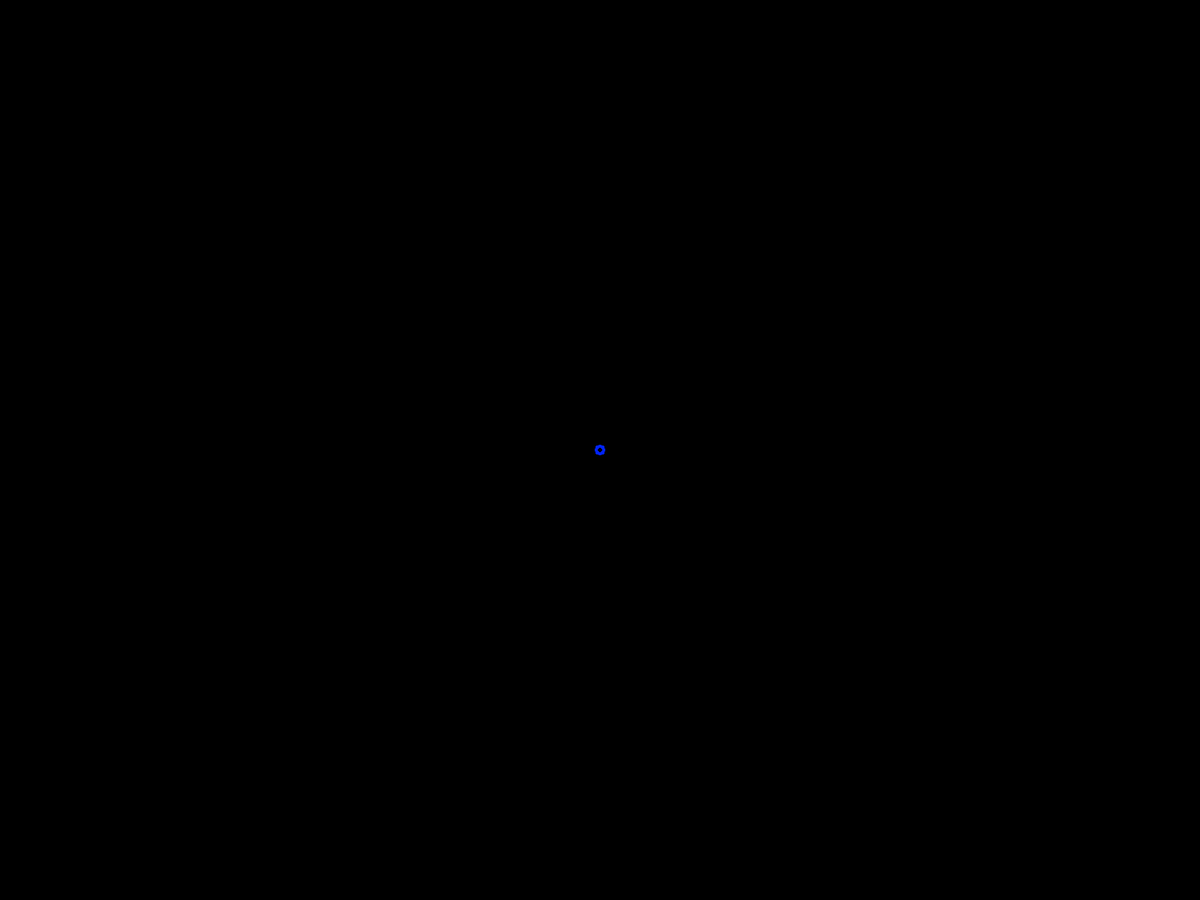
Frame 1 (no input)
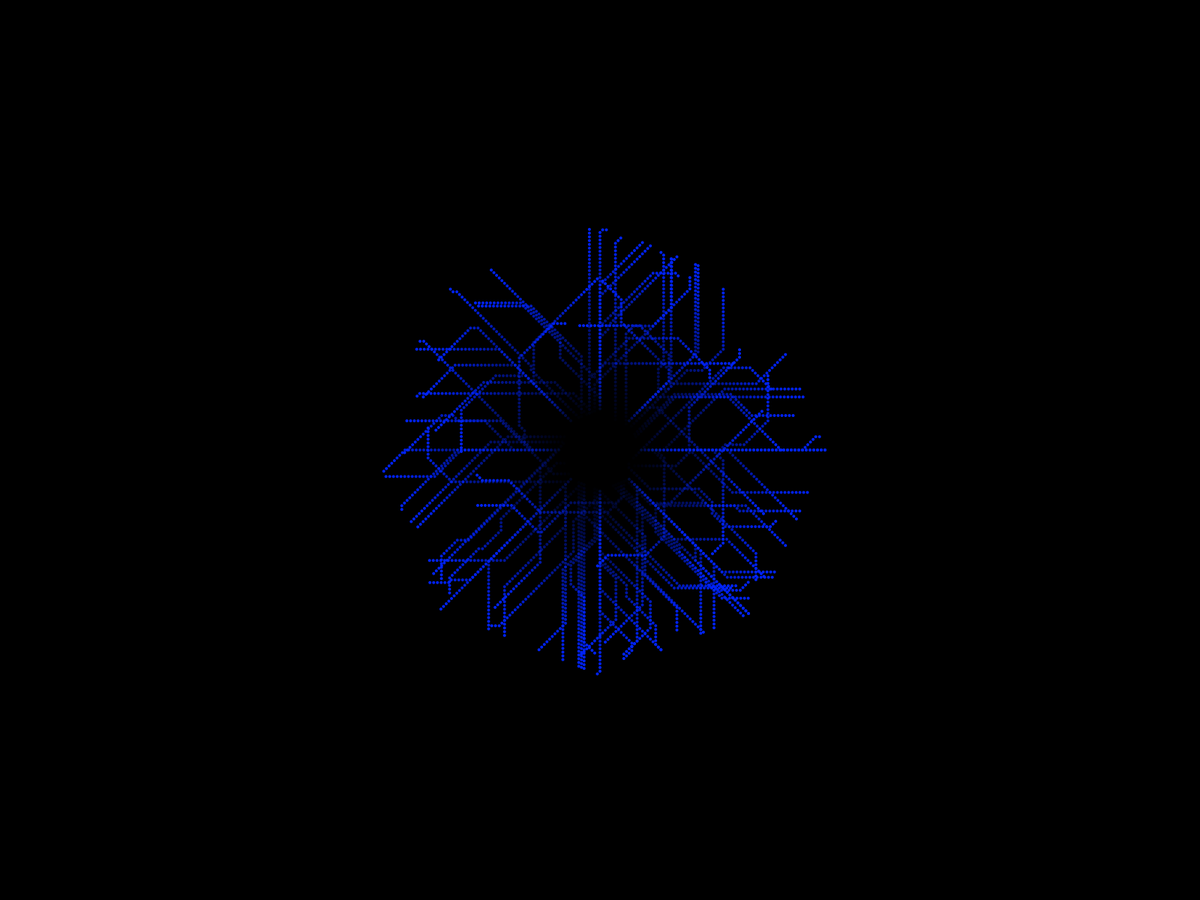
Frame 60 (the mouse pressed at the canvas centre just before this capture)
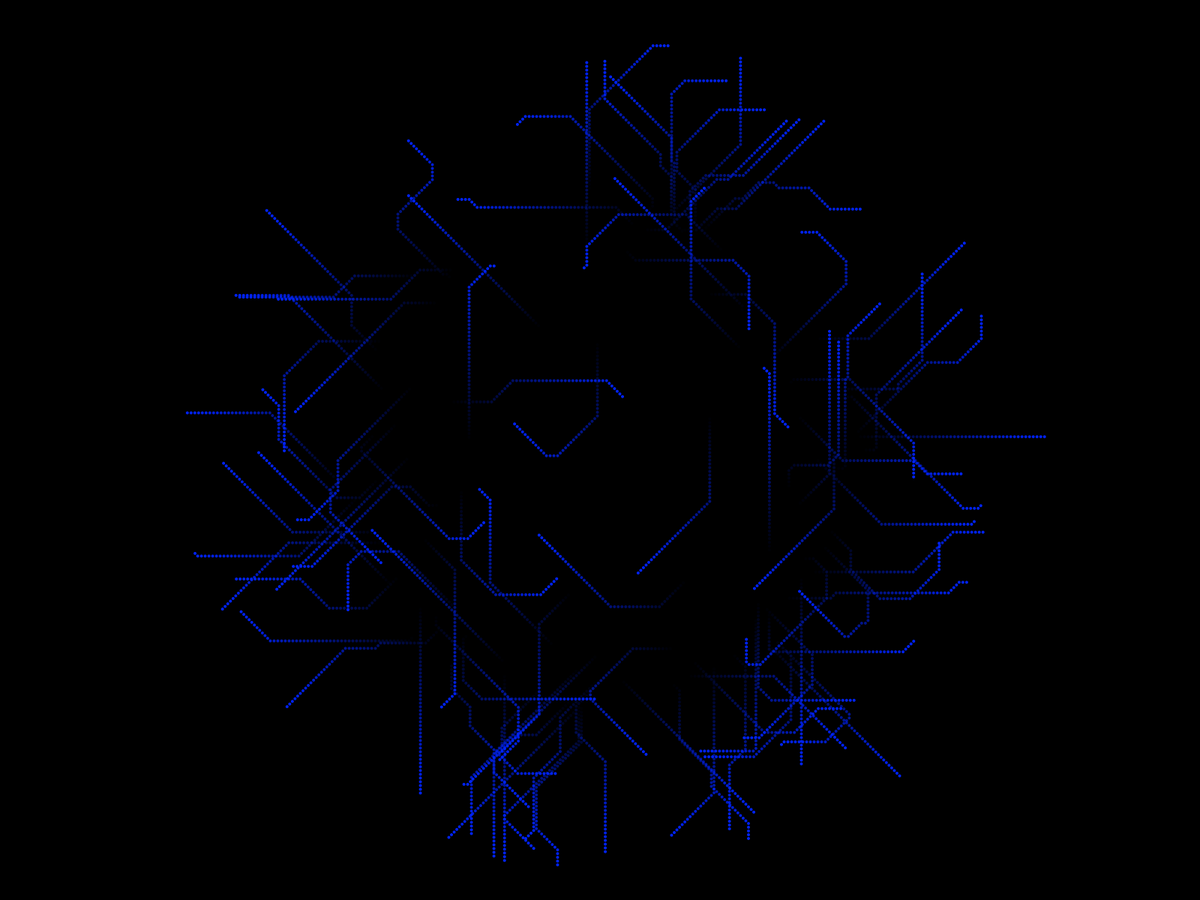
Frame 120 (the mouse held since frame 60 and released just before this capture)

The Processing sketch that drew these frames (run headless with seeded random() and noise(); from frame 60 on, the mouse is pressed at the canvas centre):

// Processing sketch: circut_Pulse
// ── circut_Pulse.pde
ArrayList<Particle> p = new ArrayList<Particle>();

void setup() {
  fullScreen();
  colorMode(HSB);
  noStroke();
  burst(100);
}

void draw() {
  background(0);
  for(int i = p.size() - 1; i >= 0; i --) {
    p.get(i).update();
    if(p.get(i).dead) {
      p.remove(i);
      continue;
    }
    p.get(i).show();
  }
}

void keyPressed() {

 if(key == ' ') {
    burst(100);
  }
}

void burst(int num) {
  int c = int(random(255));
  for(int i = 0; i < num; i ++) {
    float a = int(random(8)) * PI/4;
    p.add(new Particle(width/2, height/2, a, c));
  }
}

// ── Partical.pde
class Particle {

  ArrayList<PVector> old = new ArrayList<PVector>();

  float x, y, ang;

  float spd = 5;
  int sz = 4;
  int c;
  int tailLength = 50;

  boolean dead = false;
  Particle(float x, float y, float ang, int c) {
    this.x = x;
    this.y = y;
    this.ang = ang;
    this.c = c;
  }

  void update() {

    if (random(1) > 0.95) {
      if (random(1) > 0.5) {
        ang += PI/4;
      } else {
        ang -= PI/4;
      }
    }


    old.add(new PVector(x, y));

    while (old.size() > tailLength) {
      old.remove(0);
    }

    x += cos(ang) * spd;
    y += sin(ang) * spd;

    if (old.get(0).x < 0 || old.get(0).x > width || old.get(0).y < 0 || old.get(0).y > height) {

      dead = true;
    }
  }

  void show() {
    fill(c, 255, 255);
    ellipse(x, y, sz, sz);
    if (old.size() > 1) {
      for (int i = 0; i < old.size(); i ++) {
        fill(c, 255, 255, map(i, 0, old.size() - 1, 0, 255));
        ellipse(old.get(i).x, old.get(i).y, sz, sz);
      }
    }
  }
}
